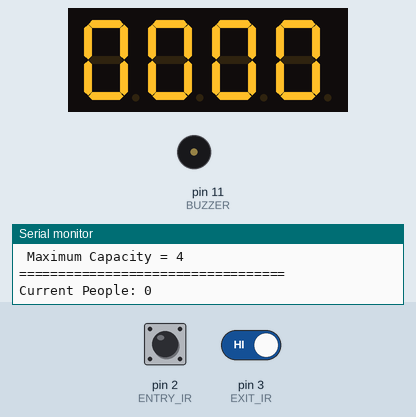
The sketch below on a simulated Arduino Uno, built with avr-gcc and run on an emulated ATmega328P. Shown: 4-digit seven-segment display, buzzer (waves = sounding, pin HIGH), the last lines printed to the serial monitor. The inputs (shaded band) are chosen by the test bench; at power-on: pin 2 (ENTRY_IR) HIGH, pin 3 (EXIT_IR) HIGH.

Above: at 1.2 s.
1.3 s: pin 2 (ENTRY_IR) driven LOW
At 2.5 s:
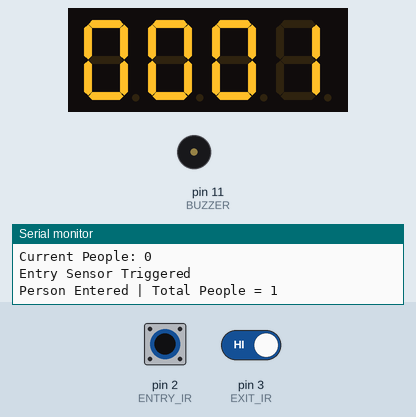
2.8 s: pin 2 (ENTRY_IR) pulsed HIGH 5 times (0.12 s each, 0.3 s apart)
At 5.1 s:
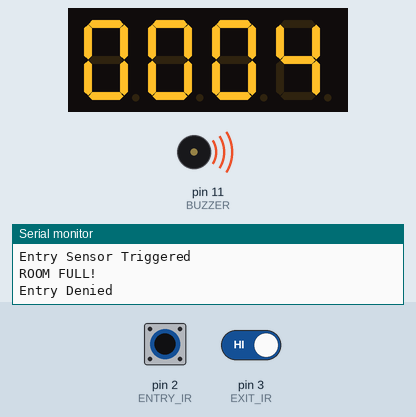
Timing chart, 0 to 7.4 s (numbered marks = the images above; inputs shaded):
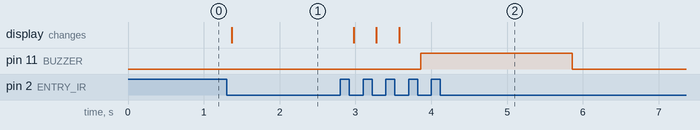

The sketch:

parking.ino
```cpp
#include <TM1637Display.h>

// -------- Pins --------
#define ENTRY_IR 2
#define EXIT_IR 3
#define CLK 4
#define DIO 5
#define BUZZER 11

TM1637Display display(CLK, DIO);

// -------- Settings --------
const int MAX_PEOPLE = 4;
int people = 0;

// Previous sensor states
bool lastEntry = HIGH;
bool lastExit = HIGH;

void updateDisplay() {
  display.showNumberDec(people, true, 4, 0);
}

void setup() {
  Serial.begin(9600);

  pinMode(ENTRY_IR, INPUT);
  pinMode(EXIT_IR, INPUT);
  pinMode(BUZZER, OUTPUT);

  digitalWrite(BUZZER, LOW);

  display.setBrightness(7);
  updateDisplay();

  Serial.println("==================================");
  Serial.println(" ROOM OCCUPANCY COUNTER");
  Serial.println(" Maximum Capacity = 4");
  Serial.println("==================================");
  Serial.print("Current People: ");
  Serial.println(people);
}

void loop() {

  bool entryState = digitalRead(ENTRY_IR);
  bool exitState  = digitalRead(EXIT_IR);

  // ---------- ENTRY ----------
  if (lastEntry == HIGH && entryState == LOW) {

    Serial.println("Entry Sensor Triggered");

    if (people < MAX_PEOPLE) {

      people++;
      updateDisplay();

      Serial.print("Person Entered");
      Serial.print(" | Total People = ");
      Serial.println(people);

    } else {

      Serial.println("ROOM FULL!");
      Serial.println("Entry Denied");

      digitalWrite(BUZZER, HIGH);
      delay(2000);
      digitalWrite(BUZZER, LOW);

      updateDisplay();
    }
  }

  // ---------- EXIT ----------
  if (lastExit == HIGH && exitState == LOW) {

    Serial.println("Exit Sensor Triggered");

    if (people > 0) {
      people--;
    }

    updateDisplay();

    Serial.print("Person Exited");
    Serial.print(" | Total People = ");
    Serial.println(people);
  }

  // Save previous states
  lastEntry = entryState;
  lastExit = exitState;

  // Wait until sensors are released (prevents multiple counts)
  while (digitalRead(ENTRY_IR) == LOW || digitalRead(EXIT_IR) == LOW) {
    delay(10);
  }

  delay(50);
}
```

Measured:
- after the input at 1.3 s, the display: changes after 0.07 s (image 1)
- after the input at 2.8 s, pin 11 (BUZZER): LOW → HIGH after 1.1 s, → LOW 2.0 s later; the display: first changes after 0.17 s (image 2 shows a later state)
